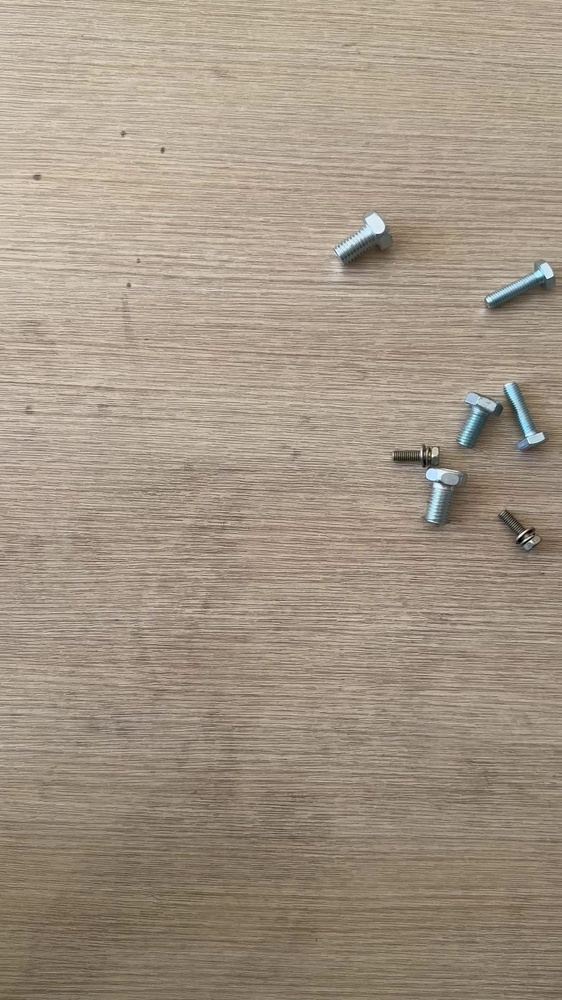
#> input picture datasets/images/train/IMG_2374_frame_000030.jpg, 562 x 1000 px, shrunk from 1080 x 1920 before the run; its folder holds only this picture in this run
$ python augment.py
#> lines starting #> are read from the running program, lines starting #| are printed output that depends on the picture
import argparse
import random
from pathlib import Path
from typing import Callable, List, Optional, Sequence, Tuple

import cv2
import numpy as np


YoloBox = Tuple[int, float, float, float, float]
ROOT = Path(__file__).resolve().parent
DATASET_DIR = ROOT / "datasets"


def read_image_unicode(path: Path) -> np.ndarray:
    data = np.fromfile(str(path), dtype=np.uint8)
    image = cv2.imdecode(data, cv2.IMREAD_COLOR)
#> image is the input picture: shape (1000, 562, 3); mean B, G, R 132.2, 148.4, 162.4
    if image is None:
        raise ValueError(f"无法读取图像: {path}")
    return image


def write_image_unicode(path: Path, image: np.ndarray) -> None:
    ext = path.suffix if path.suffix else ".png"
    ok, encoded = cv2.imencode(ext, image)
    if not ok:
        raise ValueError(f"无法编码图像: {path}")
    encoded.tofile(str(path))


def load_yolo_labels(label_path: Path) -> List[YoloBox]:
    if not label_path.exists():
        return []

    boxes: List[YoloBox] = []
    with label_path.open("r", encoding="utf-8") as f:
        for raw_line in f:
            line = raw_line.strip()
            if not line:
                continue
            parts = line.split()
            if len(parts) != 5:
                continue
            cls = int(float(parts[0]))
            x, y, w, h = map(float, parts[1:])
            boxes.append((cls, x, y, w, h))
    return boxes


# [71 lines left out: functions save_yolo_labels, yolo_box_to_corners, corners_to_yolo_box, transform_boxes, not called in this run]


def random_brightness(image: np.ndarray, rng: random.Random) -> np.ndarray:
    alpha = rng.uniform(0.8, 1.25)
    beta = rng.uniform(-15, 15)
    adjusted = cv2.convertScaleAbs(image, alpha=alpha, beta=beta)
    return adjusted


def rotate_small(image: np.ndarray, rng: random.Random) -> Tuple[np.ndarray, np.ndarray, bool]:
    h, w = image.shape[:2]
    angle = rng.uniform(-12.0, 12.0)
    center = (w / 2.0, h / 2.0)
    m = cv2.getRotationMatrix2D(center, angle, 1.0)
    out = cv2.warpAffine(image, m, (w, h), flags=cv2.INTER_LINEAR, borderMode=cv2.BORDER_REFLECT101)
    return out, m, False


def flip_horizontal(image: np.ndarray, _: random.Random) -> Tuple[np.ndarray, np.ndarray, bool]:
    h, w = image.shape[:2]
    out = cv2.flip(image, 1)
    m = np.array([[-1.0, 0.0, w - 1.0], [0.0, 1.0, 0.0]], dtype=np.float32)
    return out, m, False


def flip_vertical(image: np.ndarray, _: random.Random) -> Tuple[np.ndarray, np.ndarray, bool]:
    h, w = image.shape[:2]
    out = cv2.flip(image, 0)
    m = np.array([[1.0, 0.0, 0.0], [0.0, -1.0, h - 1.0]], dtype=np.float32)
    return out, m, False


def slight_perspective(image: np.ndarray, rng: random.Random) -> Tuple[np.ndarray, np.ndarray, bool]:
    h, w = image.shape[:2]
    src = np.array(
        [[0, 0], [w - 1, 0], [w - 1, h - 1], [0, h - 1]],
        dtype=np.float32,
    )

    max_shift = 0.03 * min(h, w)
    dst = src.copy()
    dst[:, 0] += np.array(
        [
            rng.uniform(-max_shift, max_shift),
            rng.uniform(-max_shift, max_shift),
            rng.uniform(-max_shift, max_shift),
            rng.uniform(-max_shift, max_shift),
        ],
        dtype=np.float32,
    )
    dst[:, 1] += np.array(
        [
            rng.uniform(-max_shift, max_shift),
            rng.uniform(-max_shift, max_shift),
            rng.uniform(-max_shift, max_shift),
            rng.uniform(-max_shift, max_shift),
        ],
        dtype=np.float32,
    )

    m = cv2.getPerspectiveTransform(src, dst)
    out = cv2.warpPerspective(
        image,
        m,
        (w, h),
        flags=cv2.INTER_LINEAR,
        borderMode=cv2.BORDER_REFLECT101,
    )
    return out, m, True


def parse_args() -> argparse.Namespace:
    parser = argparse.ArgumentParser(description="对训练图像执行数据增强，并同步 YOLO 标签")
    parser.add_argument(
        "--train-dir",
        type=Path,
        default=DATASET_DIR / "images" / "train",
        help="训练图片目录，默认 datasets/images/train",
    )
    parser.add_argument(
        "--label-dir",
        type=Path,
        default=DATASET_DIR / "labels" / "train",
        help="训练标签目录（YOLO txt），默认 datasets/labels/train",
    )
    parser.add_argument("--output-train-dir", type=Path, default=None, help="增强后图片输出目录")
    parser.add_argument("--output-label-dir", type=Path, default=None, help="增强后标签输出目录")
    parser.add_argument("--seed", type=int, default=42, help="随机种子")
    parser.add_argument("--include-originals", action="store_true", help="输出中包含原始样本")
    return parser.parse_args()


def main() -> None:
    args = parse_args()
    rng = random.Random(args.seed)

    train_dir = args.train_dir
    if not train_dir.exists():
        raise FileNotFoundError(f"训练目录不存在: {train_dir}")

    label_dir = args.label_dir
    if not label_dir.exists():
        raise FileNotFoundError(f"标签目录不存在: {label_dir}")

    output_train_dir = (
        args.output_train_dir if args.output_train_dir is not None else DATASET_DIR / "images" / "train_aug"
    )
    output_label_dir = (
        args.output_label_dir if args.output_label_dir is not None else DATASET_DIR / "labels" / "train_aug"
    )

    output_train_dir.mkdir(parents=True, exist_ok=True)
    output_label_dir.mkdir(parents=True, exist_ok=True)

    classes_txt = label_dir / "classes.txt"
    if classes_txt.exists():
        (output_label_dir / "classes.txt").write_text(classes_txt.read_text(encoding="utf-8"), encoding="utf-8")

    image_paths = []
    for ext in ("*.png", "*.jpg", "*.jpeg", "*.bmp"):
        image_paths.extend(train_dir.glob(ext))
    image_paths = sorted(image_paths)

    if not image_paths:
        raise RuntimeError(f"未在目录中找到图片: {train_dir}")

    transforms: List[Tuple[str, Callable[[np.ndarray, random.Random], Tuple[np.ndarray, np.ndarray, bool]]]] = [
        ("flip_h", flip_horizontal),
        ("flip_v", flip_vertical),
        ("rotate", rotate_small),
        ("persp", slight_perspective),
    ]

    saved_images = 0
    saved_labels = 0

    for image_path in image_paths:
        image = read_image_unicode(image_path)
        h, w = image.shape[:2]
#> h = 1000; w = 562
        stem = image_path.stem
        suffix = image_path.suffix

        label_path = label_dir / f"{stem}.txt"
        boxes = load_yolo_labels(label_path)

        if args.include_originals:
            out_image_path = output_train_dir / f"{stem}{suffix}"
            write_image_unicode(out_image_path, image)
            saved_images += 1
            if boxes:
                out_label_path = output_label_dir / f"{stem}.txt"
                save_yolo_labels(out_label_path, boxes)
                saved_labels += 1

        for idx, (tag, transform_fn) in enumerate(transforms, start=1):
            transformed, matrix, perspective = transform_fn(image, rng)
            transformed = random_brightness(transformed, rng)

            if boxes:
                new_boxes = transform_boxes(boxes, w, h, matrix, perspective)
            else:
                new_boxes = []

            aug_stem = f"{stem}_aug{idx}_{tag}"
            out_image_path = output_train_dir / f"{aug_stem}{suffix}"
            write_image_unicode(out_image_path, transformed)
            saved_images += 1

            if new_boxes:
                out_label_path = output_label_dir / f"{aug_stem}.txt"
                save_yolo_labels(out_label_path, new_boxes)
                saved_labels += 1
#> this loop made 4 passes
#> (matrix, perspective) on passes 1 to 3: ([[-1, 0, 561], [0, 1, 0]], False), ([[1, 0, 0], [0, -1, 999]], False), ([[0.995, 0.0989, -48.07], [-0.0989, 0.995, 30.24]], False)
#> perspective on pass 4: True
#> pass 1, in flip_horizontal, `out = cv2.flip(image, 1)`:
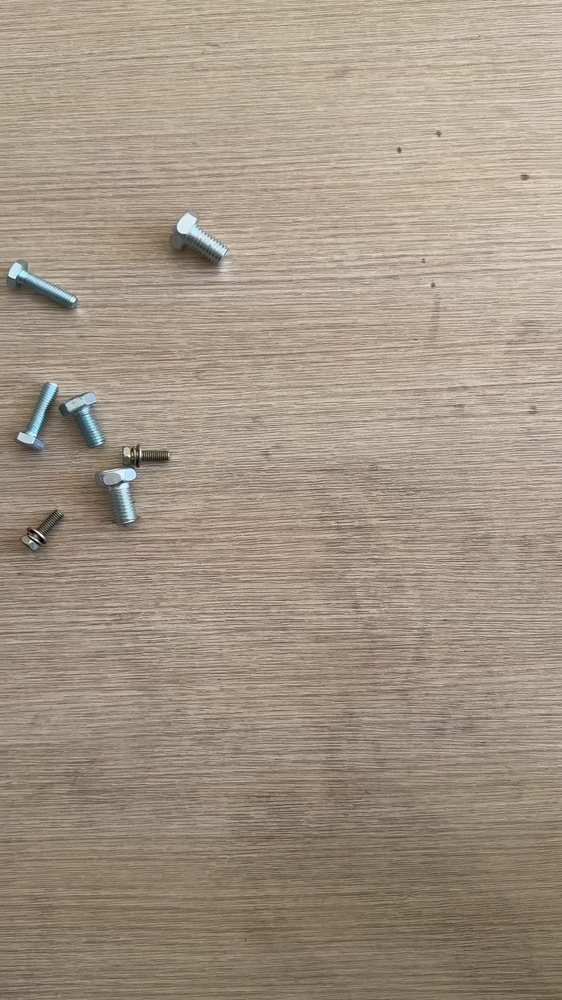
#> out: shape (1000, 562, 3); mean B, G, R 132.2, 148.4, 162.4
#> pass 2, in flip_vertical, `out = cv2.flip(image, 0)`:
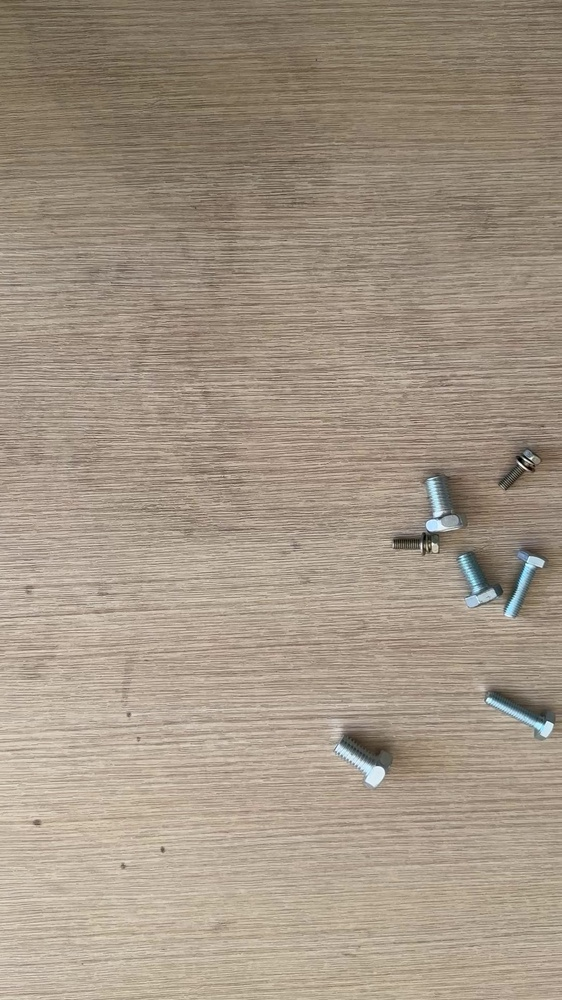
#> out: shape (1000, 562, 3); mean B, G, R 132.2, 148.4, 162.4
#> pass 2, in random_brightness (call 2), `adjusted = cv2.convertScaleAbs(image, alpha=alpha, beta=beta)`:
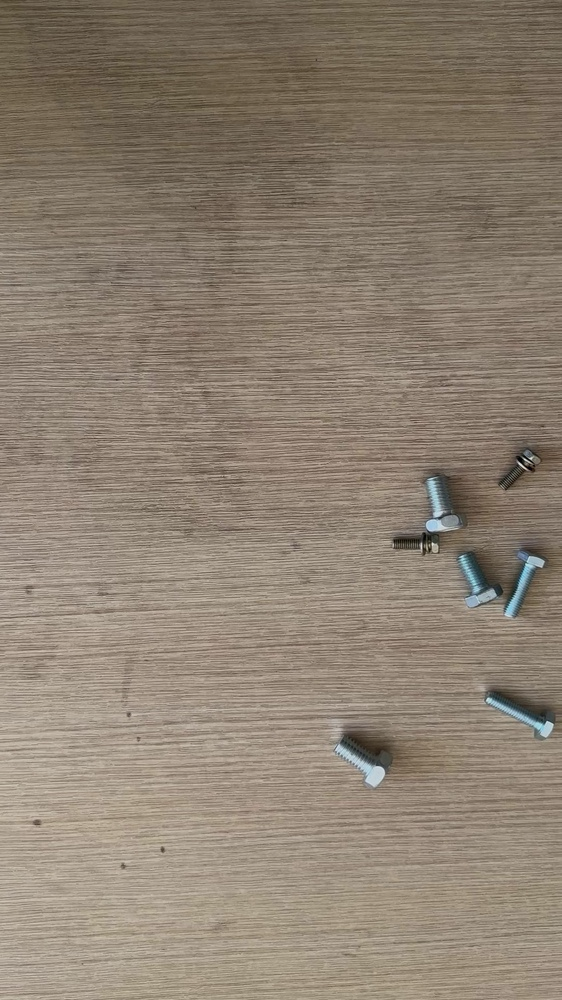
#> adjusted: shape (1000, 562, 3); mean B, G, R 113.8, 128.8, 141.7
#> after the loop, saved_images = 4; saved_labels = 0

    print(f"处理完成: 原图数量={len(image_paths)}, 输出图片={saved_images}, 输出标签={saved_labels}")
#| 处理完成: 原图数量=1, 输出图片=4, 输出标签=0
    print(f"增强图片目录: {output_train_dir}")
    print(f"增强标签目录: {output_label_dir}")
    if classes_txt.exists():
        print(f"已复制类别文件: {output_label_dir / 'classes.txt'}")


if __name__ == "__main__":
    main()
